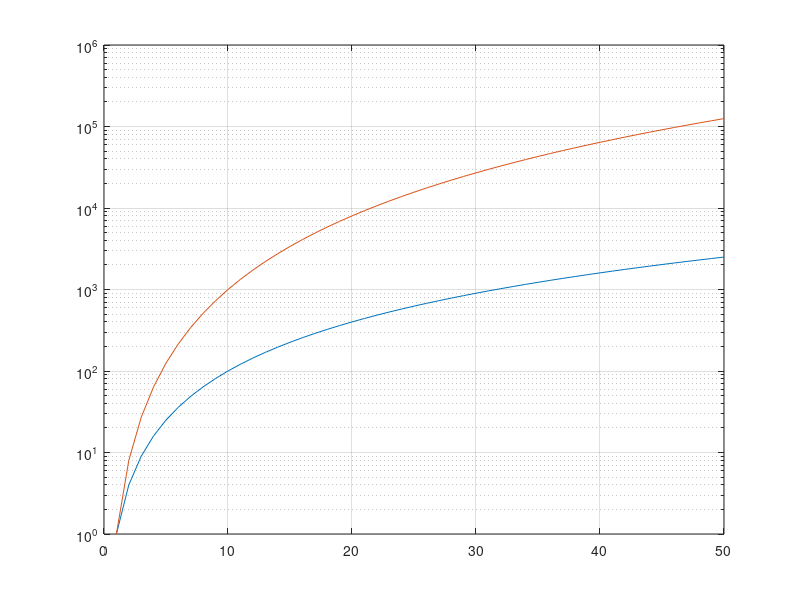

Write MATLAB code to recreate this figure.
x = 1:50;
% create a vector of x- coordinates
y1 = x.^2;
% create the fist vector of y- coordinates
y2 = x.^3;
% create the second vector of y- coordinates
semilogy(x,y1,x,y2)
% plot two lines by passing comma-separated x-y pairs to semilogy
grid on
% show the grid lines